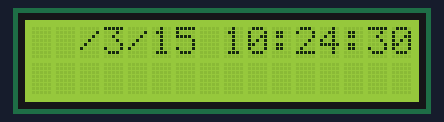
Recording of a sketch running on a simulated Arduino Uno, built with avr-gcc and run on an emulated ATmega328P. On the bench: 16×2 character LCD. The local clock reads 2024-03-15 10:24:30 at power-on unless the sketch sets it; what the sketch prints to the serial monitor is not drawn.

Above: at 0.3 s.
At 3.3 s:
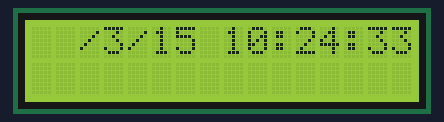
At 9.3 s:
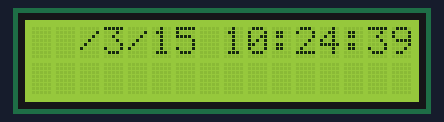
At 15.4 s:
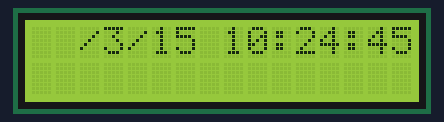
At 21.5 s:
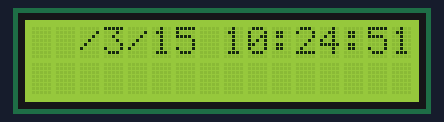
At 36.6 s:
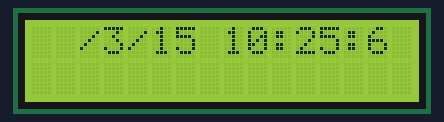

Measured:
- what the display in image 1 shows lasts 3.1 s, from 3.2 s to 6.3 s

The sketch:

prueba_rele_encendido_.ino
```cpp
// Date and time functions using a DS1307 RTC connected via I2C and Wire lib

#include <Wire.h>
#include "RTClib.h"
#include <LiquidCrystal_I2C.h>
LiquidCrystal_I2C lcd(0x3f,2,16);

DS1307 rtc;

void setup () {
   lcd.init();                      // initialize the lcd
  lcd.init();
  // Print a message to the LCD.
  lcd.backlight();
  lcd.setCursor(3,0);
  lcd.print("Hello, world!");
  lcd.setCursor(2,1);
  lcd.print("Ywrobot Arduino!");
   lcd.setCursor(0,2);
  lcd.print("Arduino LCM IIC 2004");
   lcd.setCursor(2,3);
  lcd.print("Power By Ec-yuan!");
  Serial.begin(57600);
#ifdef AVR
  Wire.begin();
#else
  Wire1.begin(); // Shield I2C pins connect to alt I2C bus on Arduino Due
#endif
  rtc.begin();

  if (! rtc.isrunning()) {
    Serial.println("RTC is NOT running!");
    // following line sets the RTC to the date & time this sketch was compiled
    rtc.adjust(DateTime(__DATE__, __TIME__));
  }
}

void loop () {
    DateTime now = rtc.now();
    lcd.clear();
     lcd.setCursor(2,0);
Serial.print(now.year(), DEC);
    lcd.print('/');
    lcd.print(now.month(), DEC);
    lcd.print('/');
    lcd.print(now.day(), DEC);
    lcd.print(' ');
    lcd.print(now.hour(), DEC);
    lcd.print(':');
    lcd.print(now.minute(), DEC);
    lcd.print(':');
   lcd.print(now.second(), DEC);


    Serial.print(now.year(), DEC);
    Serial.print('/');
    Serial.print(now.month(), DEC);
    Serial.print('/');
    Serial.print(now.day(), DEC);
    Serial.print(' ');
    Serial.print(now.hour(), DEC);
    Serial.print(':');
    Serial.print(now.minute(), DEC);
    Serial.print(':');
    Serial.print(now.second(), DEC);
    Serial.println();

    Serial.print(" since midnight 1/1/1970 = ");
    Serial.print(now.unixtime());
    Serial.print("s = ");
    Serial.print(now.unixtime() / 86400L);
    Serial.println("d");

    // calculate a date which is 7 days and 30 seconds into the future
    DateTime future (now.unixtime() + 7 * 86400L + 30);


    Serial.print(" now + 7d + 30s: ");
    Serial.print(future.year(), DEC);
    Serial.print('/');
    Serial.print(future.month(), DEC);
    Serial.print('/');
    Serial.print(future.day(), DEC);
    Serial.print(' ');
    Serial.print(future.hour(), DEC);
    Serial.print(':');
    Serial.print(future.minute(), DEC);
    Serial.print(':');
    Serial.print(future.second(), DEC);
    Serial.println();

    Serial.println();
    delay(3000);
}
```
